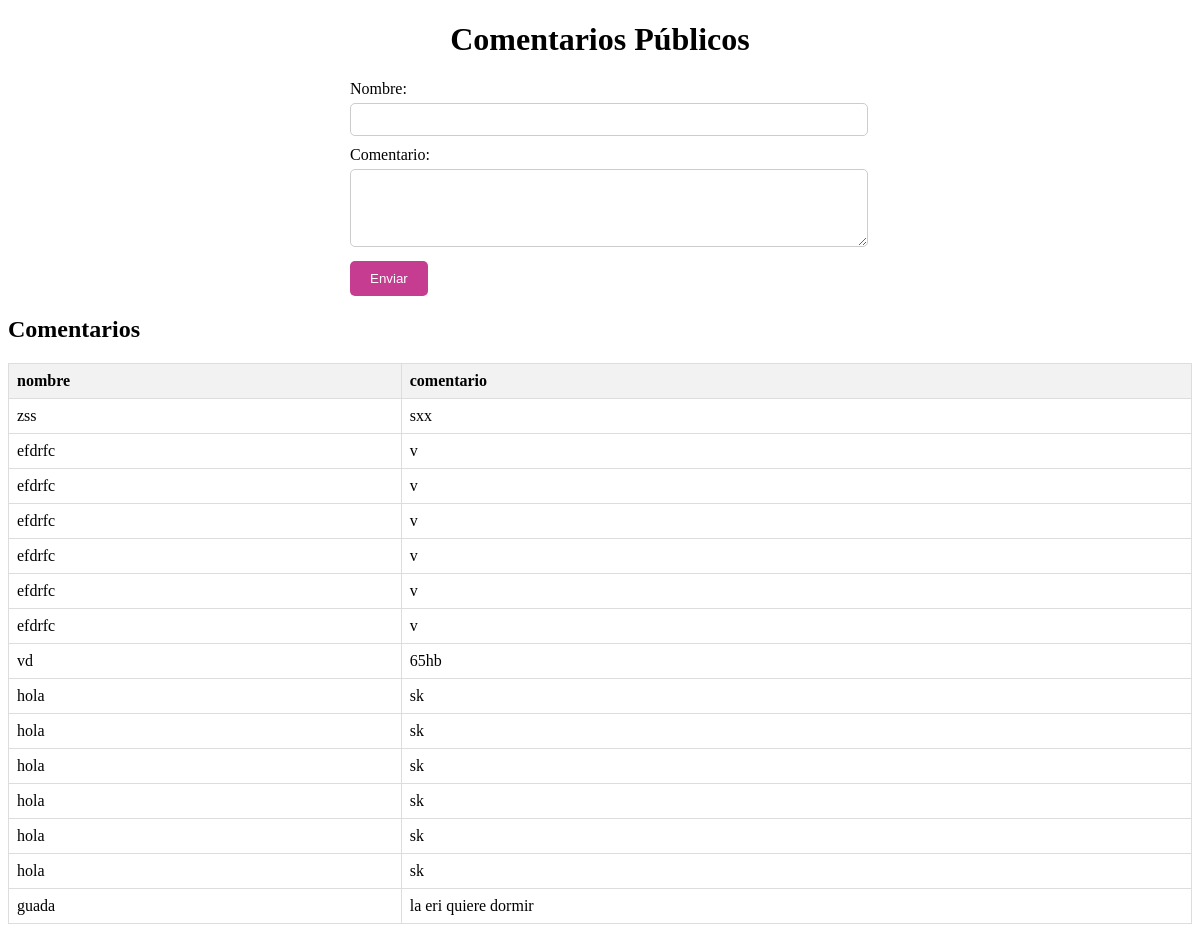
The page /comentarios/index.php on the database its author committed.
### tables this page shows
CREATE TABLE `comentarios` (
  `id` int(11) NOT NULL,
  `nombre` varchar(50) NOT NULL,
  `comentario` text NOT NULL
);

### comentarios/mostrar.php (the view, shortened to what this page needs)
<?php
$conexion = mysqli_connect("localhost", "root","","guada") or exit ("no se puede conectar");
$sql = "SELECT nombre, comentario FROM comentarios";
$resultado = $conexion->query($sql);
if ($resultado->num_rows > 0) {
    echo "<table>";
    echo "<tr><th>nombre</th><th>comentario</th></tr>";
    while ($fila = $resultado->fetch_assoc()) {
        echo "<tr><td>" . $fila["nombre"] . "</td><td>" . $fila["comentario"] . "</td></tr>";
    }
    echo "</table>";
} else {
    echo "No hay comentarios.";
}
?>

### comentarios/styles.css (style rules this page uses)
table { width: 100%; border-collapse: collapse; margin-top: 20px; }
table, th, td { border: 1px solid #ddd; }
th, td { padding: 8px; text-align: left; }
th { background-color: #f2f2f2; }

### rows shown on the page
comentarios: nombre "zss", comentario "sxx"
comentarios: nombre "efdrfc", comentario "v"
comentarios: nombre "efdrfc", comentario "v"
comentarios: nombre "efdrfc", comentario "v"
comentarios: nombre "efdrfc", comentario "v"
comentarios: nombre "efdrfc", comentario "v"
comentarios: nombre "efdrfc", comentario "v"
comentarios: nombre "vd", comentario "65hb"
comentarios: nombre "hola", comentario "sk"
comentarios: nombre "hola", comentario "sk"
comentarios: nombre "hola", comentario "sk"
comentarios: nombre "hola", comentario "sk"
comentarios: nombre "hola", comentario "sk"
comentarios: nombre "hola", comentario "sk"
comentarios: nombre "guada", comentario "la eri quiere dormir"
